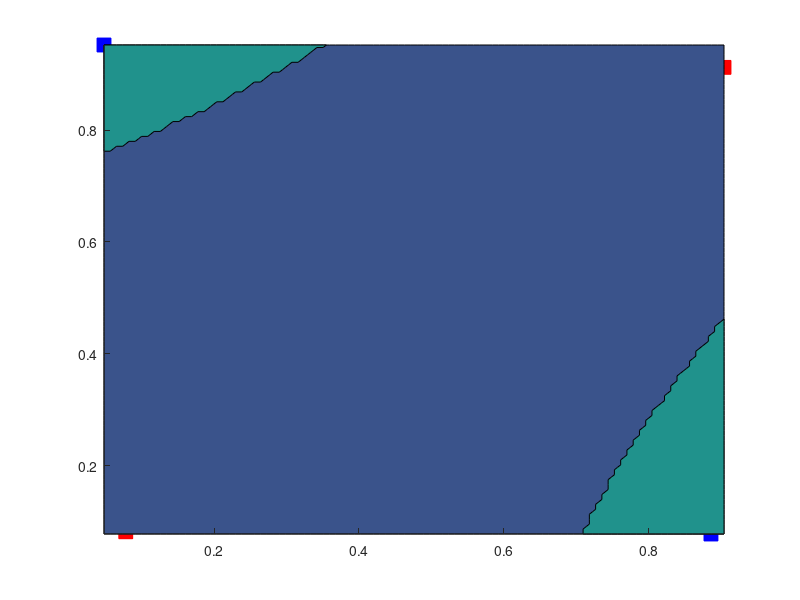

MATLAB code to generate this figure:
## -*- texinfo -*-
## @deftypefn {Function File} {} xorproblem()
## Test xor problem for various classification algorithms.
## Given 4 points:
## white points: (1, 0), (0, 1)
## black points: (0, 0), (1, 1)
## Check if a classification algorithm can split the space reasonably.
## This function requires LibSVM and LibLinear for details, please refer:
## http://www.csie.ntu.edu.tw/~cjlin/libsvm/
## http://www.csie.ntu.edu.tw/~cjlin/liblinear/
## @end deftypefn

function xorproblem()
    % prepare 4 points
    P(1).label = -1;
    P(1).pos = [0.078 0.082];
    P(2).label = -1;
    P(2).pos = [0.904 0.912];
    P(3).label = 1;
    P(3).pos = [0.048 0.952];
    P(4).label = 1;
    P(4).pos = [0.886 0.078]; 

    ah = gca();
    [ regionX regionY, regionPredict] = classify( ah, P, @svmtrain, @svmpredict, '-t 1 -c 100 -s 0 -g 0.5');
    
    % draw classification
    hold on
    plotPoints( ah, P);
    plotPredict( ah, regionX, regionY, regionPredict);
end


% Get matrix with classified region
% AH: A axis handle, where to draw.
% POINTS: A structure array that contains label and position.
% trainH: A function handle to train function.
% predictH: A function handle to predict function.
% OPTIONS: A string which is the option for train function.
% Return
% REGIONX, REGIONY, REGIONPREDICT: values that can be pssed to contourf(...)
function [REGIONX REGIONY REGIONPREDICT] = classify( AH, POINTS, trainH, predictH, trainOPT)
    assert( nargin == 5, 'There must be 5 arguments');

    labels = vertcat( POINTS.label);
    insts = vertcat( POINTS.pos);
    assert( size( insts, 2) == 2);

    model = trainH( labels, insts, trainOPT);

    % sample points from region
    pointX = insts(:, 1);
    pointY = insts(:, 2);
    minX = min( pointX);
    maxX = max( pointX);
    minY = min( pointY);
    maxY = max( pointY);

    sampleX = linspace( minX, maxX, 100);
    sampleY = linspace( minY, maxY, 100);

    [ sampleXX sampleYY] = meshgrid( sampleX, sampleY);
    assert( size( sampleXX) == size( sampleYY));
    samplePoint = [ sampleXX(:) sampleYY(:)];

    % predict sample points
    predictLabel = predictH( zeros( size( samplePoint, 1), 1), samplePoint, model);
    % predict matrix
    predictLabelMatrix = reshape( predictLabel, size( sampleXX));

    REGIONX = sampleX;
    REGIONY = sampleY;
    REGIONPREDICT = predictLabelMatrix;
end

% plot points according to their label and position
% AH: A axis handle, where the points will be drawed.
% POINTS: A structure array that contains label and position.
function plotPoints( AH, POINTS)
    oldHold = ishold( AH);
    hold( AH, 'on');

    for point = POINTS
        label = point.label;
        pointX = point.pos(1);
        pointY = point.pos(2);
        color = '';
        switch label
            case -1 color = 'r';
            case  1 color = 'b';
            otherwise assert( 0, sprintf("Unknown label: %f", label));
        end
        printf("X = %f, Y = %f\n", pointX, pointY);
        plot( AH, pointX, pointY, '.',
             'Marker', 's',
             'MarkerFaceColor', color,
             'MarkerEdgeColor', color,
             'MarkerSize', 10);
    end

    assert( ishold( AH));
    if !oldHold
        hold( AH, 'off');
    end
end

% plot region according to predict results
% AH: A axis handle, where the points will be drawed.
% REGIONX, REGIONY, REGIONPREDICT: x, y points, and prediction on the points
function plotPredict( AH, REGIONX, REGIONY, REGIONPREDICT)
    assert( nargin == 4, "There must be 4 arguments");
    assert( ndims( REGIONPREDICT) == 2);
    
    oldHold = ishold( AH);
    numLabels = length( unique( REGIONPREDICT));
    contourf( AH, REGIONX, REGIONY, REGIONPREDICT, numLabels - 1 );
    
    % set color map for the contour region
    maxLabel = max( max( REGIONPREDICT));
    minLabel = min( min( REGIONPREDICT));
    midLabel = ( maxLabel + minLabel) / 2;
    distLabel = maxLabel - minLabel;
    caxis( AH, [ midLabel - distLabel, midLabel + distLabel]);

    assert( ishold( AH));
    if !oldHold
        hold( AH, 'off');
    end
end
